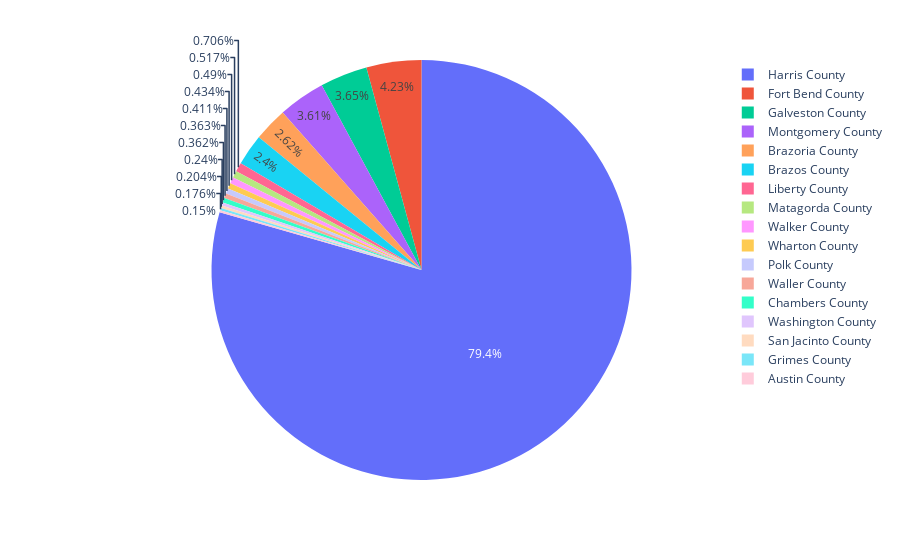

The notebook cell this image was saved under:
### Markdown cell above
### Total Crime Greater Houston Area from 2015-2020

### Code cell
fig = px.pie(crime_df, values="Total_Crime", names="County")
fig.show()

### Figure 1 — Plotly figure (JSON) as saved in the notebook; plotly's stock layout.template omitted (floating-point values rounded to 4 significant figures)
{"data": [{"domain": {"x": [0, 1], "y": [0, 1]}, "hovertemplate": "County=%{label}<br>Total_Crime=%{value}<extra></extra>", "labels": ["Austin County", "Austin County", "Austin County", "Austin County", "Austin County", "Austin County", "Brazoria County", "Brazoria County", "Brazoria County", "Brazoria County", "Brazoria County", "Brazoria County", "Brazos County", "Brazos County", "Brazos County", "Brazos County", "Brazos County", "Brazos County", "Chambers County", "Chambers County", "Chambers County", "Chambers County", "Chambers County", "Chambers County", "Fort Bend County", "Fort Bend County", "Fort Bend County", "Fort Bend County", "Fort Bend County", "Fort Bend County", "Galveston County", "Galveston County", "Galveston County", "Galveston County", "Galveston County", "Galveston County", "Grimes County", "Grimes County", "Grimes County", "Grimes County", "Grimes County", "Grimes County", "Harris County", "Harris County", "Harris County", "Harris County", "Harris County", "Harris County", "Liberty County", "Liberty County", "Liberty County", "Liberty County", "Liberty County", "Liberty County", "Matagorda County", "Matagorda County", "Matagorda County", "Matagorda County", "Matagorda County", "Matagorda County", "Montgomery County", "Montgomery County", "Montgomery County", "Montgomery County", "Montgomery County", "Montgomery County", "Polk County", "Polk County", "Polk County", "Polk County", "Polk County", "Polk County", "San Jacinto County", "San Jacinto County", "San Jacinto County", "San Jacinto County", "San Jacinto County", "San Jacinto County", "Walker County", "Walker County", "Walker County", "Walker County", "Walker County", "Walker County", "Waller County", "Waller County", "Waller County", "Waller County", "Waller County", "Waller County", "Washington County", "Washington County", "Washington County", "Washington County", "Washington County", "Washington County", "Wharton County", "Wharton County", "Wharton County", "Wharton County", "Wharton County", "Wharton County"], "legendgroup": "", "name": "", "showlegend": true, "type": "pie", "values": [482, 466, 376, 295, 302, 281, 6555, 6511, 6079, 6050, 6899, 6210, 6533, 6373, 5679, 5833, 5359, 5312, 971, 995, 820, 787, 869, 858, 11597, 10438, 9816, 9656, 10484, 9954, 9177, 9844, 9319, 8788, 7955, 8316, 553, 541, 366, 332, 365, 417, 195386, 197686, 191319, 185574, 195047, 197590, 2239, 2005, 823, 1706, 1849, 1708, 1262, 1363, 1201, 1273, 1310, 1158, 9817, 8886, 7735, 8891, 9192, 8361, 938, 1013, 964, 950, 1173, 979, 535, 409, 522, 402, 374, 749, 1439, 1289, 1121, 1087, 1159, 1080, 956, 865, 826, 987, 852, 823, 620, 591, 591, 563, 644, 503, 1231, 1268, 1086, 868, 944, 949]}], "layout": {"legend": {"tracegroupgap": 0}, "margin": {"t": 60}}}
